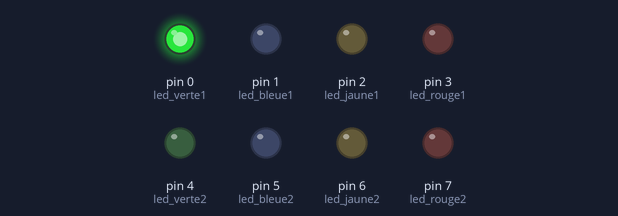
Bench run of a sketch on a simulated Arduino Uno, built with avr-gcc and run on an emulated ATmega328P. Shown: output pins drawn as LEDs (lit = HIGH).

Above: at 0.5 s.
At 2.5 s:
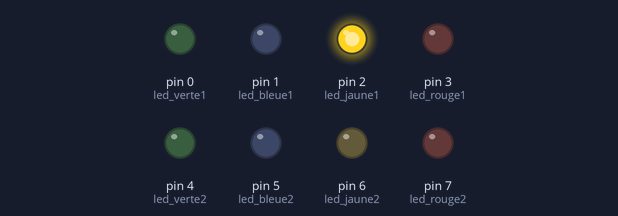
At 3.5 s:
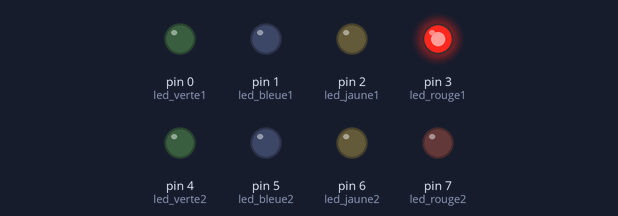
At 4.5 s:
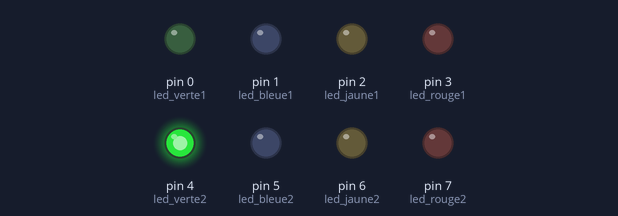
At 6.5 s:
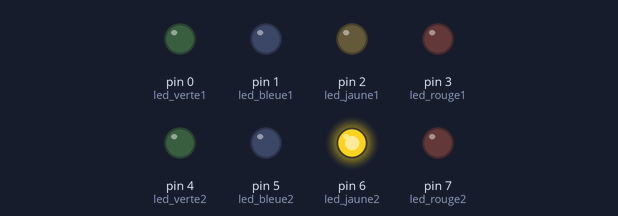
At 9.5 s:
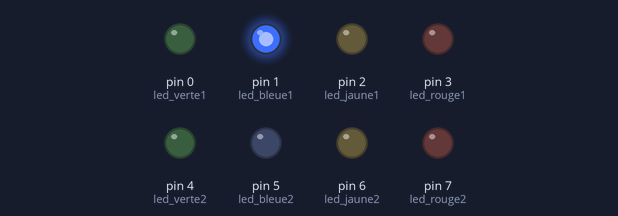
Timing chart, 0 to 10.4 s (numbered marks = the images above):
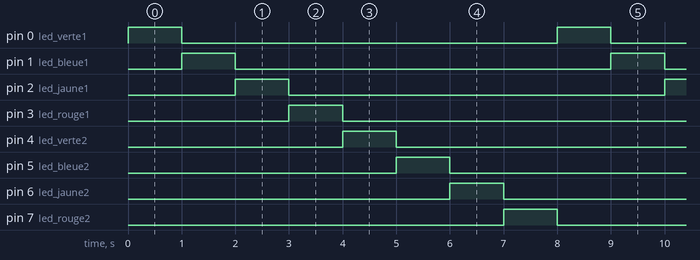

Measured:
- by itself, pin 0 (led_verte1), pin 1 (led_bleue1), pin 2 (led_jaune1), pin 3 (led_rouge1), pin 4 (led_verte2), pin 5 (led_bleue2), pin 6 (led_jaune2), pin 7 (led_rouge2): alternates HIGH for 1.0 s and LOW for 7.0 s
- by itself, everything shown: repeats every 8.0 s, in 8 steps

The sketch:

job7.ino
```cpp
/*
* Auteur : Lorenzo OTTAVIANI.
* Date : 09/04/2025 15h42
* But du programme :
*    Faire clignoter huit LED de manière asynchrone toute les secondes.
* Entrée : ∅
* Sortie : Le LED clignotent de manière asynchrone sur le circuit connecté à l'ARDUINO UNO.
*/


const int led_verte1 = 0;
const int led_bleue1 = 1;
const int led_jaune1 = 2;
const int led_rouge1 = 3;
const int led_verte2 = 4;
const int led_bleue2 = 5;
const int led_jaune2 = 6;
const int led_rouge2 = 7;

void setup()
{
  pinMode(led_verte1, OUTPUT);
  pinMode(led_bleue1, OUTPUT);
  pinMode(led_jaune1, OUTPUT);
  pinMode(led_rouge1, OUTPUT);
  pinMode(led_verte2, OUTPUT);
  pinMode(led_bleue2, OUTPUT);
  pinMode(led_jaune2, OUTPUT);
  pinMode(led_rouge2, OUTPUT);
}

void loop()
{
  digitalWrite(led_rouge2, LOW);
  digitalWrite(led_verte1, HIGH);
  delay(1000);

  digitalWrite(led_verte1, LOW);
  digitalWrite(led_bleue1, HIGH);
  delay(1000);

  digitalWrite(led_bleue1, LOW);
  digitalWrite(led_jaune1, HIGH);
  delay(1000);

  digitalWrite(led_jaune1, LOW);
  digitalWrite(led_rouge1, HIGH);
  delay(1000);

  digitalWrite(led_rouge1, LOW);
  digitalWrite(led_verte2, HIGH);
  delay(1000);

  digitalWrite(led_verte2, LOW);
  digitalWrite(led_bleue2, HIGH);
  delay(1000);

  digitalWrite(led_bleue2, LOW);
  digitalWrite(led_jaune2, HIGH);
  delay(1000);

  digitalWrite(led_jaune2, LOW);
  digitalWrite(led_rouge2, HIGH);
  delay(1000);
}
```
